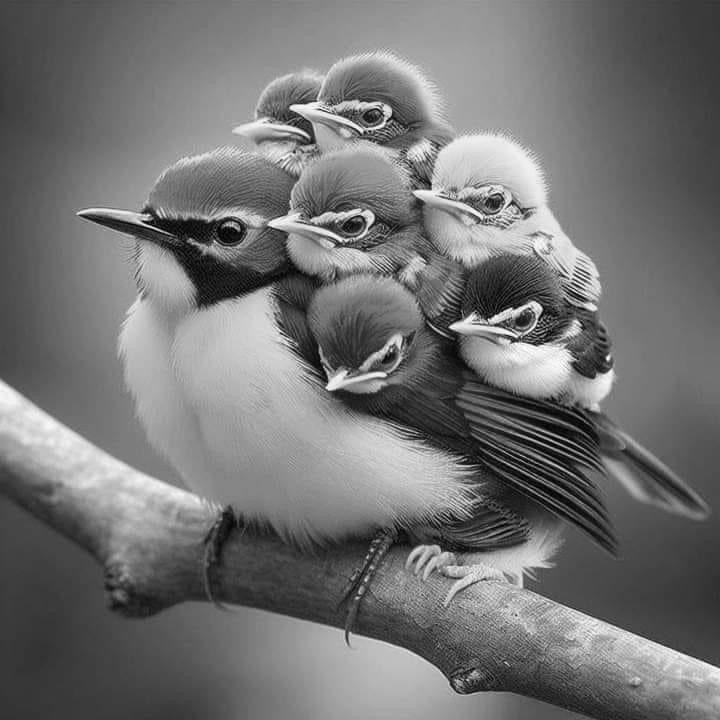
#> input picture lesson-14/homeworks/gray_img.jpg, 720 x 720 px, found by its file name
$ python task5.py
#> lines starting #> are read from the running program, lines starting #| are printed output that depends on the picture
import numpy as np
from PIL import Image
import os

# Load the image using PIL (Ensure it's RGB)
img_path = 'E:/Developer/Pythonhomeworks/lesson-14/homeworks/gray_img.jpg'

if not os.path.exists(img_path):
    raise FileNotFoundError(f"Image file not found: {img_path}")

img_pil = Image.open(img_path).convert('RGB')
img = np.array(img_pil)

# Flip the image horizontally
img_flip_horizontal = np.fliplr(img)
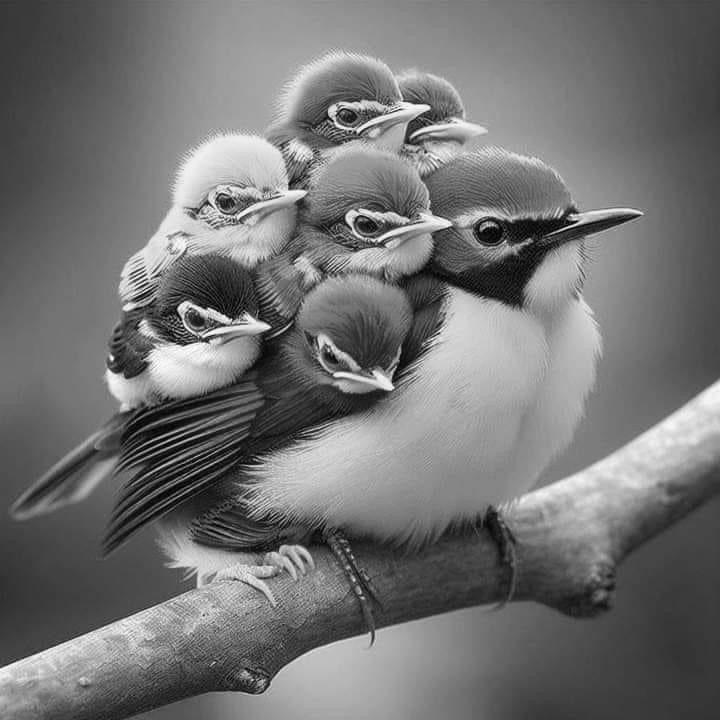
#> img_flip_horizontal: shape (720, 720, 3); min 0, max 255, mean 114.7

# Flip the image vertically
img_flip_vertical = np.flipud(img)
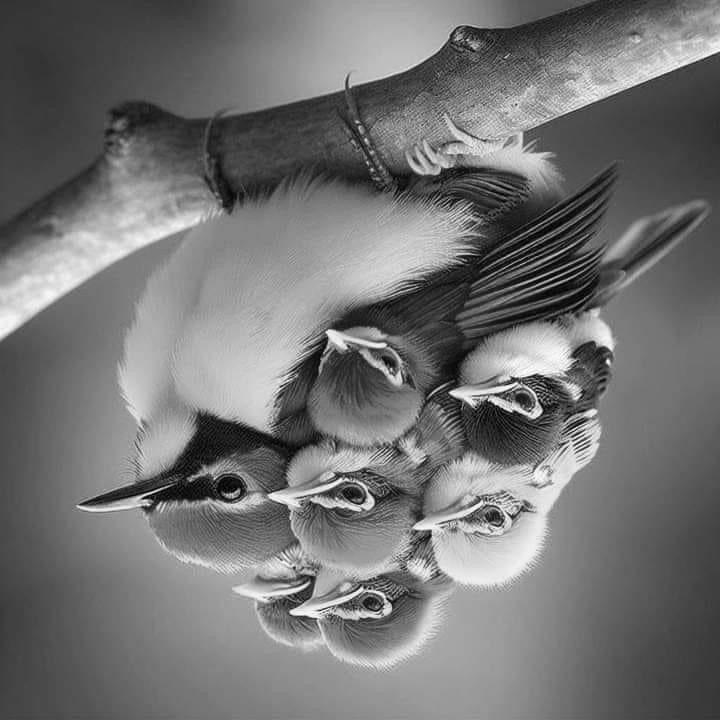
#> img_flip_vertical: shape (720, 720, 3); min 0, max 255, mean 114.7

# Add random noise to the image (Ensure correct dtype handling)
noise = np.random.randint(0, 50, img.shape, dtype='uint8')
img_noisy = np.clip(img.astype(np.int16) + noise, 0, 255).astype(np.uint8)
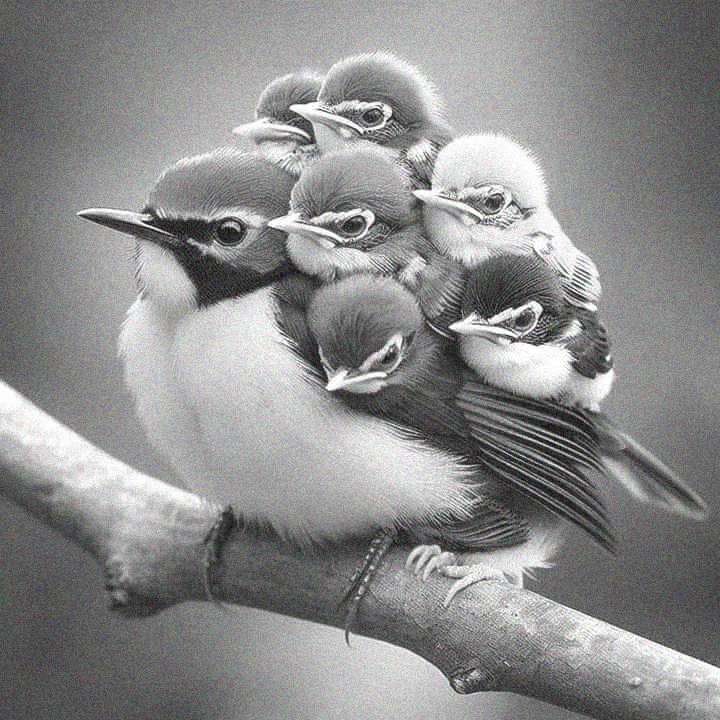
#> img_noisy: shape (720, 720, 3); mean R, G, B 139.1, 139, 139

# Increase the brightness of the red channel by 40
img_bright = img.copy()
img_bright[:, :, 0] = np.clip(img_bright[:, :, 0].astype(np.int16) + 40, 0, 255).astype(np.uint8)
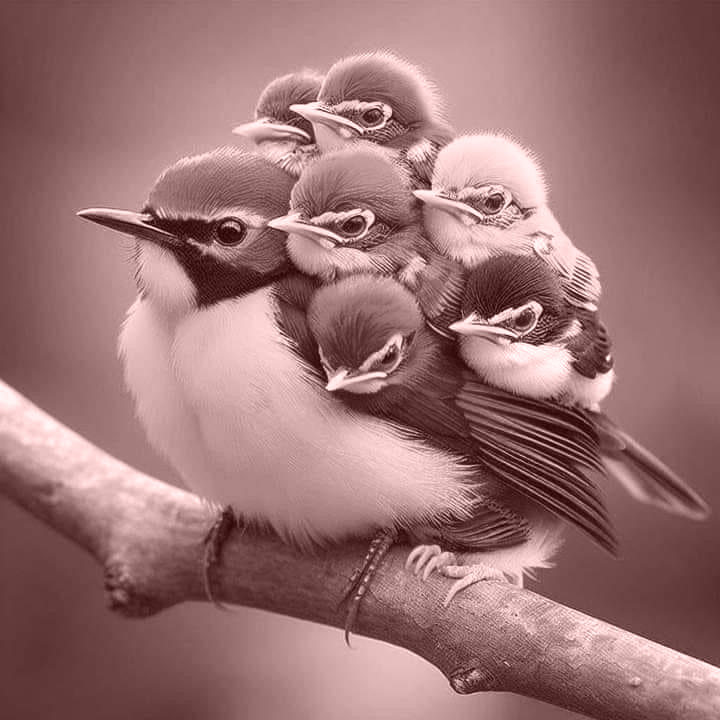
#> img_bright: shape (720, 720, 3); mean R, G, B 154.4, 114.7, 114.7

# Apply a mask to a 100x100 area in the center
mask_size = 100
center_x, center_y = img.shape[1] // 2, img.shape[0] // 2
#> center_x = 360; center_y = 360
img_masked = img.copy()
img_masked[center_y - mask_size // 2:center_y + mask_size // 2,
           center_x - mask_size // 2:center_x + mask_size // 2] = 0
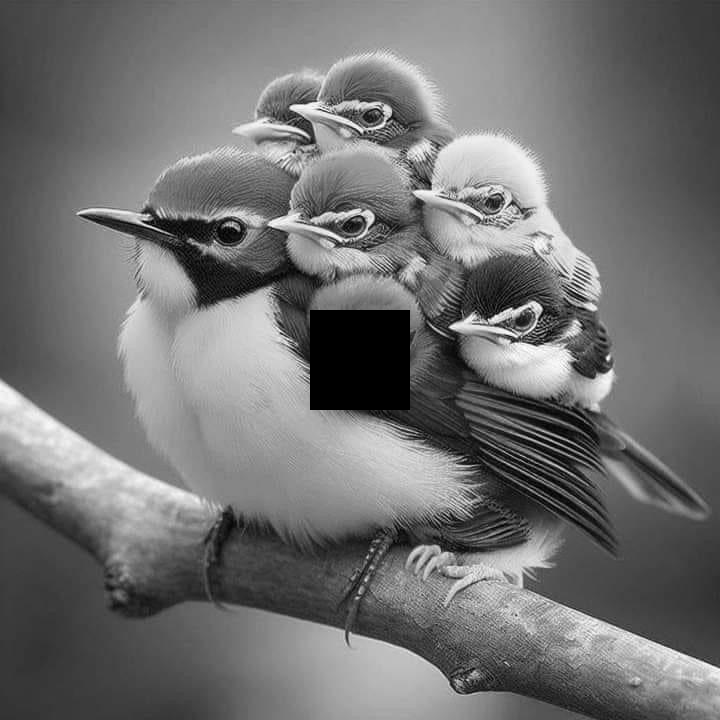
#> img_masked: shape (720, 720, 3); min 0, max 255, mean 112.9

# Convert numpy arrays back to images using PIL and save them
Image.fromarray(img_flip_horizontal).save('img_flip_horizontal.jpg')
Image.fromarray(img_flip_vertical).save('img_flip_vertical.jpg')
Image.fromarray(img_noisy).save('img_noisy.jpg')
Image.fromarray(img_bright).save('img_bright.jpg')
Image.fromarray(img_masked).save('img_masked.jpg')

print("All image manipulations completed and saved successfully.")
